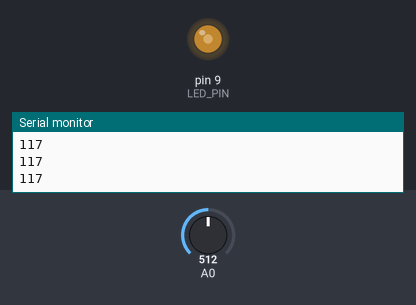
Bench run of a sketch on a simulated Arduino Uno, built with avr-gcc and run on an emulated ATmega328P. Shown: output pins drawn as LEDs (lit = HIGH), the last lines printed to the serial monitor. The test bench sets the inputs (shaded band); at power-on: A0 = 512.

Above: at 1.2 s.
1.3 s: A0 set to 716
At 1.8 s:
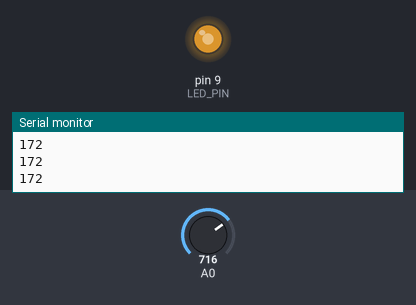
2.8 s: A0 set to 900
At 4.0 s:
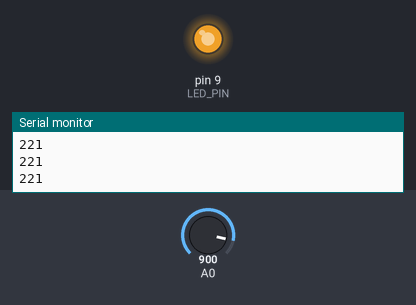
4.3 s: A0 set to 306
At 5.3 s:
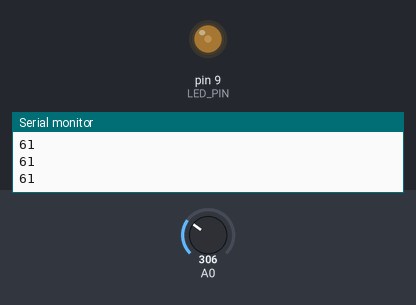
Timing chart, 0 to 7.3 s (numbered marks = the images above; inputs shaded):
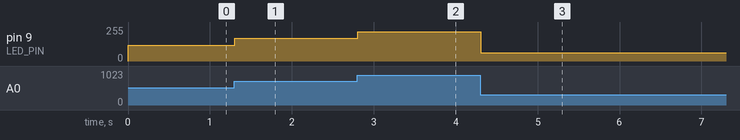

Measured:
- after the input at 1.3 s, pin 9 (LED_PIN): 117/255 → 172/255 at once
- after the input at 2.8 s, pin 9 (LED_PIN): 172/255 → 221/255 at once
- after the input at 4.3 s, pin 9 (LED_PIN): 221/255 → 61/255 at once

The sketch:

potentiometer_led.ino
```cpp
const int LED_PIN = 9;

// the setup routine runs once when you press reset:
void setup() {
  Serial.begin(9600);
  pinMode(LED_PIN, OUTPUT);
}

// the loop routine runs over and over again forever:
void loop() {
  int potentiometerValue = analogRead(A0);

  int calculatedBrightness = map(potentiometerValue, 78, 1023, 0, 255);

  analogWrite(LED_PIN, calculatedBrightness);
  Serial.println(calculatedBrightness);

  delay(10);
}
```
